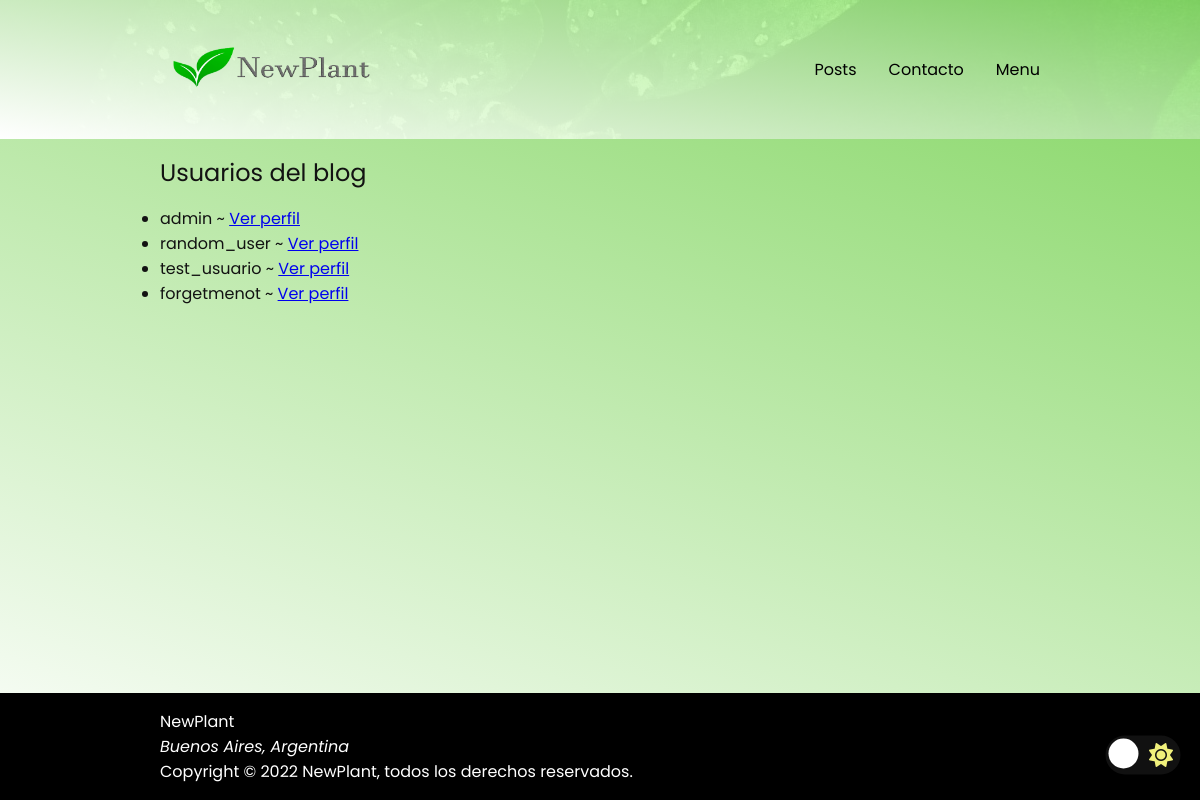
/usuarios (signed in), run on the app's committed database.
### app/app.py (models this page shows, shortened)
class User(UserMixin, db.Model):
    __tablename__ = 'Users'
    id = db.Column(db.Integer, primary_key=True, unique=True)
    username = db.Column(db.String(64), unique=True)
    email = db.Column(db.String(120), unique=True)
    password = db.Column(db.String(128))
    admin = db.Column(db.Boolean, default=False)
    likes = db.relationship('Post', secondary=Favorites, backref='user', lazy='dynamic')

### app/app.py (the view)
@app.route('/usuarios')
@login_required
def users():
    all_users = User.query.all()
    return render_template('users.html', list_users=all_users)

### app/app.py (called while the page is built)
@login.user_loader
def load_user(id):
    return User.query.get(int(id))

### app/templates/users.html (shortened to what this page needs)
{% extends "./layout.html" %}
{% block main %}
<h2 class="title title--normal">Usuarios del blog</h2>
<div class="container">
  <ul>
    {% for user in list_users %}
    <li>{{user.username}} ~ <a href="{{url_for('profile', user_id=user.id)}}">Ver perfil</a></li>
    {% endfor %}
  </ul>
</div>
{% endblock %}

### app/static/css/layout.css (style rules this page uses)
*, *:before, *:after { box-sizing: border-box; margin: 0; padding: 0; }
:root { --primary: #121212; --bezier: cubic-bezier(0.19, 1, 0.22, 1); }
html { scroll-behavior: smooth; background-color: rgb(28, 63, 8); }
body { background: linear-gradient(20deg, rgb(255, 255, 255), #96f571d2 ); color: var(--primary); display: flex; flex-direction: column; font-family: 'Poppins', sans-serif; min-height: 100vh; }
.container { padding: 1rem 0 1rem 0; display: grid; grid-template-columns: 1fr; row-gap: 1rem; }
@media only screen and (min-width: 769px) { .container { grid-template-columns: 1fr 1fr; grid-column-gap: 1.5rem; row-gap: 1.5rem; } }
@media only screen and (min-width: 992px) { .container { grid-template-columns: 1fr 1fr 1fr 1fr; grid-column-gap: 1.5rem; } }
.title { padding-top: 1rem; }
.title--normal { font-weight: 400; }

### app/static/css/dark.css (style rules this page uses)
:root { --primary-dark: #ebebeb; --primary-color: #b8f89e; --primary-hover: #b7b7b7; }

### data on the page
User: username "admin"
User: username "random_user"
User: username "test_usuario"
User: username "forgetmenot"
